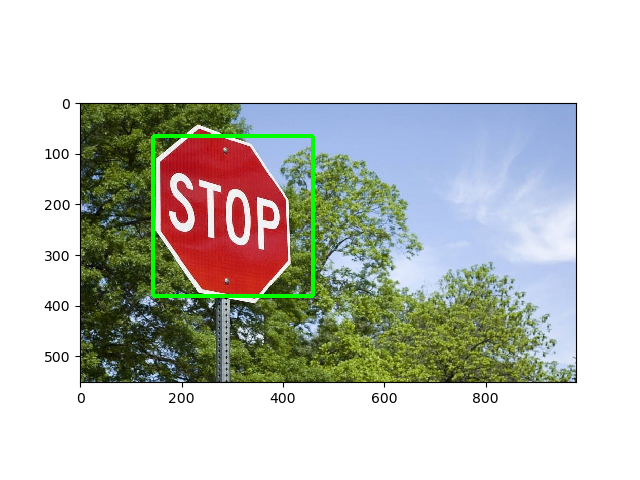
#> input picture testing.jpg, 640 x 480 px
$ python EXP5.py
#> lines starting #> are read from the running program, lines starting #| are printed output that depends on the picture
import cv2
import matplotlib.pyplot as plt

img = cv2.imread('testing.jpg')
#> img is the input picture: shape (480, 640, 3); mean B, G, R 193, 199.5, 197.4
colors = ('b', 'g', 'r')

for i, col in enumerate(colors):
    hist = cv2.calcHist([img], [i], None, [256], [0, 256])
    plt.plot(hist, color=col)

plt.title("Color Histogram")
plt.show()
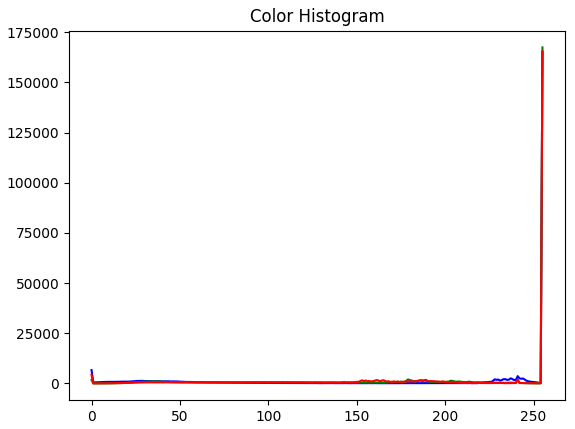
#> figure drawn by matplotlib, 1 panel; curve peaks at x = 255, y = 165069; curve peaks at x = 255, y = 167434; curve peaks at x = 255, y = 165507

$ run again, with GROUP.jpg copied over testing.jpg
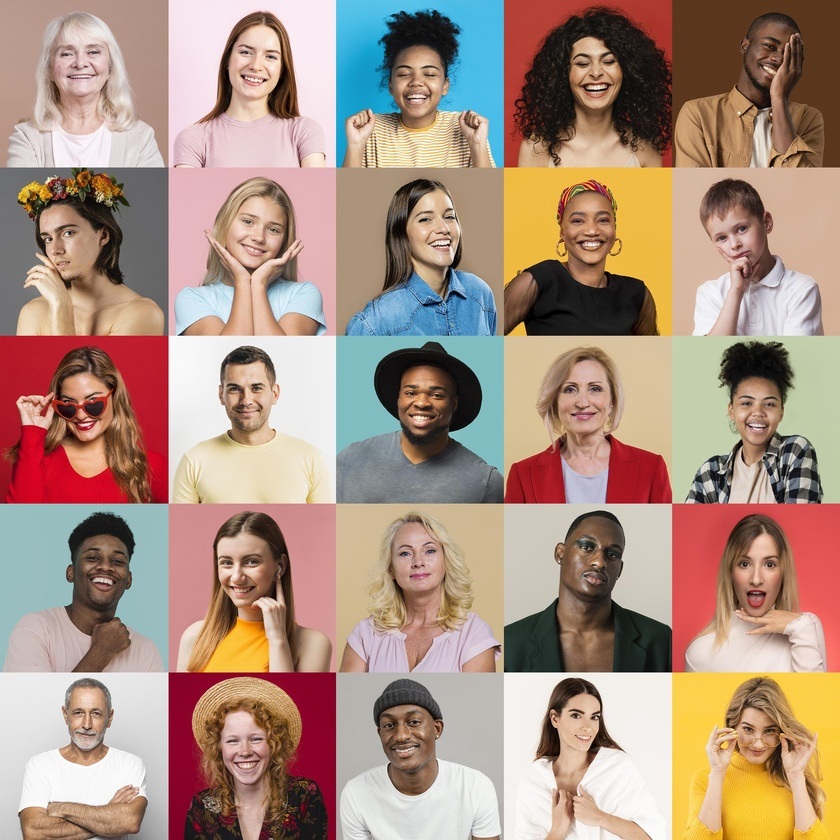
#> input picture GROUP.jpg, 840 x 840 px, shrunk from 2362 x 2362 before the run
#> img is the input picture: shape (840, 840, 3); mean B, G, R 128.7, 144.4, 171.1
#> `plt.show()`:
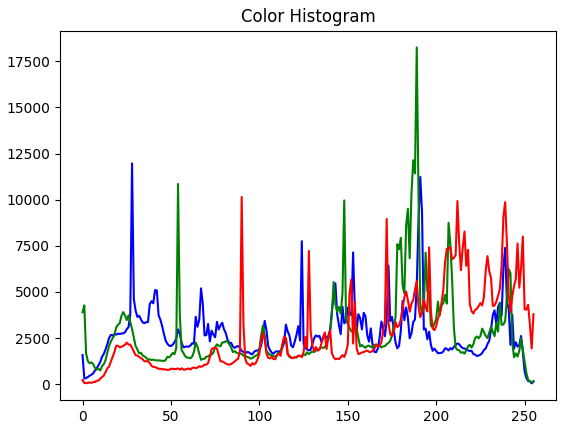
#> figure drawn by matplotlib, 1 panel; curve peaks at x = 28, y = 11969; curve peaks at x = 189, y = 18247; curve peaks at x = 90, y = 10144
